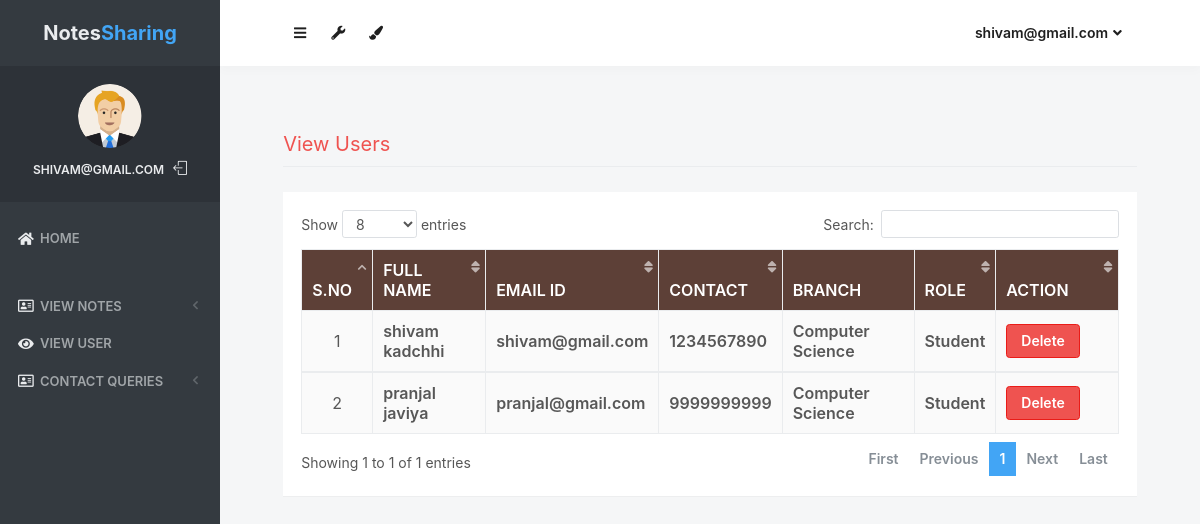
Page /view_users (signed in) on the committed database.
### notes/models.py (models this page shows, shortened)
class Signup(models.Model):
    user = models.ForeignKey(User, on_delete=models.CASCADE)
    contact = models.CharField(max_length=10)
    branch = models.CharField(max_length=30)
    role = models.CharField(max_length=15)

### notes/views.py (the view)
# urls.py: path('view_users', views.view_users, name='view_users'),
def view_users(request):
    if not request.user.is_authenticated:
        return redirect('login_admin')
    users = Signup.objects.all()
    d = {'users': users}
    return render(request, 'view_users.html', d)

### templates/view_users.html (shortened to what this page needs)
{% load static %}
<html lang="en" class="no-focus">
  <head>
    <link
      rel="stylesheet"
      href="{% static 'js/plugins/datatables/dataTables.bootstrap4.min.css' %}"
    />
    <link
      rel="stylesheet"
      id="css-main"
      href="{% static 'css1/codebase.min.css' %}"
    />
  </head>
  <body>
    <div
      id="page-container"
      class="sidebar-o sidebar-inverse side-scroll page-header-fixed main-content-narrow"
    >
      {% include "sidebar.html" %} {% include "admin_nav.html" %}
      <main id="main-container">
        <div class="content">
          <h2 class="content-heading text-danger">View Users</h2>
          <div class="block">
            <div class="block-content block-content-full">
              <table
                class="table table-bordered table-striped table-vcenter js-dataTable-full-pagination"
                style="width: 100%"
              >
                <thead class="text-white" style="background-color: #5d4037">
                  <tr>
                    <th class="text-center">S.No</th>
                    <th class="d-none d-sm-table-cell">Full Name</th>
                    <th class="d-none d-sm-table-cell">Email ID</th>
                    <th class="d-none d-sm-table-cell">Contact</th>
                    <th class="d-none d-sm-table-cell">Branch</th>
                    <th class="d-none d-sm-table-cell">Role</th>
                    <th class="d-none d-sm-table-cell" style="width: 15%">
                      Action
                    </th>
                  </tr>
                </thead>
                {% for i in users %}
                <tbody>
                  <tr>
                    <td class="text-center">{{forloop.counter}}</td>
                    <td class="font-w600">
                      {{i.user.first_name}} {{i.user.last_name}}
                    </td>
                    <td class="font-w600">{{i.user.username}}</td>
                    <td class="font-w600">{{i.contact}}</td>
                    <td class="font-w600">{{i.branch}}</td>
                    <td class="font-w600">{{i.role}}</td>
                    <td class="font-w600">
                      <a
                        href="{% url 'delete_users' i.user.id %}"
                        class="btn btn-danger"
                        onclick="return confirm('Are your sure to Delete ?')"
                        >Delete</a
                      >
                    </td>
                  </tr>
                  {% endfor %}
                </tbody>
              </table>
            </div>
          </div>
        </div>
      </main>
    </div>
    <link
      rel="stylesheet"
      href="https://use.fontawesome.com/releases/v5.6.3/css/all.css"
    />
  </body>
</html>

### templates/sidebar.html (shortened to what this page needs)
{% load static %}
<nav id="sidebar">
  <div id="sidebar-scroll">
    <div class="sidebar-content">
      <div class="content-header content-header-fullrow px-15">
        <div
          class="content-header-section text-center align-parent sidebar-mini-hidden"
        >
          <div class="content-header-item">
            <a class="link-effect font-w700" href="{% url 'admin_home' %}">
              <span class="font-size-xl text-dual-primary-dark">Notes</span
              ><span class="font-size-xl text-primary">Sharing</span>
            </a>
          </div>
        </div>
      </div>
      <div
        class="content-side content-side-full content-side-user px-10 align-parent"
      >
        <div class="sidebar-mini-hidden-b text-center">
          <a class="img-link" >
            <img
              class="img-avatar"
              src="{% static 'img/avatars/user1.png' %}"
              alt=""
            />
          </a>
          <ul class="list-inline mt-10">
            <li class="list-inline-item">
              <a
                class="link-effect text-dual-primary-dark font-size-xs font-w600 text-uppercase"
                href="{% url 'admin_home' %}"
                >{{ request.user.username }}</a
              >
            </li>
            <li class="list-inline-item">
              <a
                class="link-effect text-dual-primary-dark"
                href="{% url 'logout' %}"
              >
                <i class="si si-logout"></i>
              </a>
            </li>
          </ul>
        </div>
      </div>
      <div class="content-side content-side-full">
        <ul class="nav-main">
          <li class="open">
            <a href="{% url 'admin_home' %}"
              ><i class="fas fa-home"></i
              ><span class="sidebar-mini-hide">Home</span></a
            >
          </li>
          <li class="nav-main-heading">
          </li>
          <li>
            <a class="nav-submenu" data-toggle="nav-submenu"
              ><i class="far fa-address-card"></i
              >View Notes</a
            >
          </li>
          <li>
            <a href="{% url 'view_users' %}"
              ><i class="fas fa-eye"></i
              ><span class="sidebar-mini-hide">View User</span></a
            >
          </li>
          <li>
            <a class="nav-submenu" data-toggle="nav-submenu"
              ><i class="far fa-address-card"></i
              >Contact Queries</a
            >
          </li>
        </ul>
      </div>
    </div>
  </div>
</nav>

### templates/admin_nav.html (shortened to what this page needs)
{% load static %}
<header id="page-header">
    <div class="content-header">
        <div class="content-header-section">
            <button type="button" class="btn btn-circle btn-dual-secondary" data-toggle="layout" data-action="sidebar_toggle">
                <i class="fa fa-navicon"></i>
            </button>
            <div class="btn-group" role="group">
                <button type="button" class="btn btn-circle btn-dual-secondary" id="page-header-options-dropdown" data-toggle="dropdown" aria-haspopup="true" aria-expanded="false">
                    <i class="fa fa-wrench"></i>
                </button>
            </div>
            <div class="btn-group" role="group">
                <button type="button" class="btn btn-circle btn-dual-secondary" id="page-header-themes-dropdown" data-toggle="dropdown" aria-haspopup="true" aria-expanded="false">
                    <i class="fa fa-paint-brush"></i>
                </button>
            </div>
        </div>
                    <div class="content-header-section">
                        <div class="btn-group" role="group">
                            <button type="button" class="btn btn-rounded btn-dual-secondary" id="page-header-user-dropdown" data-toggle="dropdown" aria-haspopup="true" aria-expanded="false">
                                {{ request.user.username}}<i class="fa fa-angle-down ml-5"></i>
                            </button>
                        </div>
                    </div>
                </div>
            </header>

### rows in the picture
Signup: user.first_name "shivam", user.last_name "kadchhi", user.username "shivam@gmail.com", contact "1234567890", branch "Computer Science", role "Student"
Signup: user.first_name "pranjal", user.last_name "javiya", user.username "pranjal@gmail.com", contact "9999999999", branch "Computer Science", role "Student"

### other values in the picture
{{ request.user.username }} "SHIVAM@GMAIL.COM"
{{ request.user.username }} "shivam@gmail.com"
